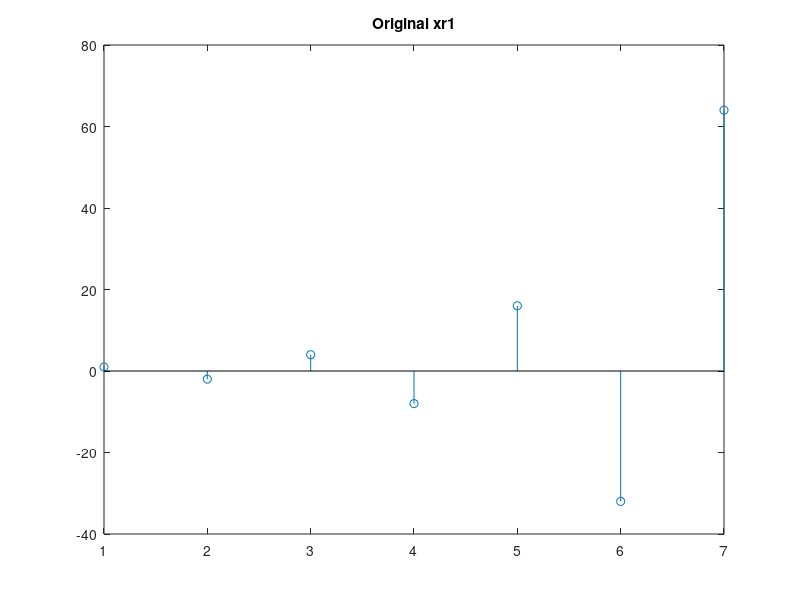
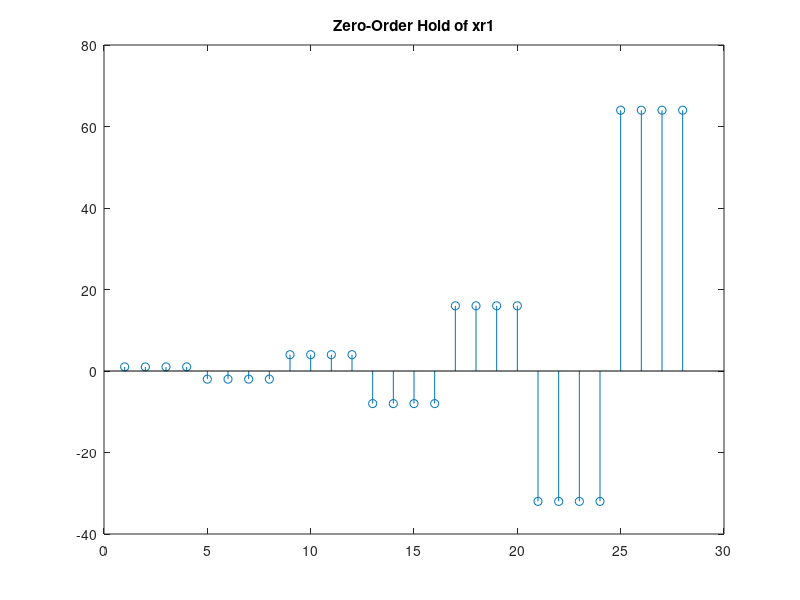

MATLAB code for these plots, in order: (Note: this script raises an error after producing the figures.)
clc;clear;close all;
%% *3 -- LAB EXERCISES: Sampling, Aliasing and Reconstruction*

%% 3.1 Down-Sampling

%%
% 
% * (a) When you downsample the lighthouse image by a factor of 2, aliasing appears visually as distortions or artifacts that were not present in the original image. These distortions can be seen as repeated patterns or moiré effects in areas where there are fine details or high-frequency components. In the lighthouse image, the areas that show aliasing effects most dramatically are those with high spatial frequencies, such as the fence in the foreground or the bricks in the lighthouse structure. The fence, in particular, experiences a strong moiré effect, with the parallel lines appearing to merge and form new patterns in the downsampled image.
% * (b) The aliasing in the lighthouse image can be explained by considering the frequency domain. The fence, for example, provides a spatial chirp where the spatial frequency increases from left to right. As we move towards the right side of the image, the spatial frequency of the fence approaches or exceeds the Nyquist frequency (half the sampling rate). According to the Sampling Theorem, a continuous signal can be accurately reconstructed from its samples if the sampling rate is at least twice the highest frequency present in the signal. When the spatial frequency of the features in the image exceeds the Nyquist frequency, aliasing occurs due to undersampling.
% By examining the fence, we can estimate the frequency of the features that are being aliased. If we count the number of fence posts in a small region of the image and divide by the width of that region in pixels, we can obtain an approximate value for the spatial frequency in cycles per pixel. This value can be compared to the Nyquist frequency to understand if the Sampling Theorem is being violated, resulting in aliasing. Zooming in on a small region of both the original and downsampled images can help visualize the aliasing effects and better understand the relationship between spatial frequency and the Sampling Theorem.

%% 3.2 Reconstruction of Images
% *Part (a)*

xr1 = (-2).^(0:6);
L = length(xr1);
nn = ceil((0.999:1:4*L)/4);% repeat each index four times
xr1hold = xr1(nn); % Apply zero-order hold

% Plot the original xr1 vector
figure;
stem(xr1);
title('Original xr1');

% Plot the zero-order hold version of xr1
figure;
stem(xr1hold);
title('Zero-Order Hold of xr1');

%%
% 
% *Part (b)*
% 


% Load the image
ww = load('lighthouse.mat');
xx = ww.xx;

% Down-sample by a factor of 3
p = 3;
xx3 = xx(1:p:end, 1:p:end);

%%
% 
% Now, we need to apply zero-order hold to all rows of the
% down-sampled image xx3 with an interpolation factor of 3. We will use the
% same method as in part (a) but apply it to each row of the image.
% 

%%
% 
% First, we create the indexing vector for zero-order hold with an interpolation
% factor of 3
% 

rows = size(xx3, 1);
cols = size(xx3, 2);

nn_rows = ceil((0.999:1:3*rows)/3);
nn_cols = ceil((0.999:1:3*cols)/3);

% Apply zero-order hold to all rows of the down-sampled image
xholdrows = xx3(nn_rows, :);

%%
% 
% Now, we will display the down-sampled image xx3 and the zero-order hold
% version xholdrows to compare their sizes and content.
% 

% Display the down-sampled image
figure;
xx3_resized = imresize(xx3, size(xx));
show_img(xx3_resized, 1, 1);
title('Down-sampled Image by a factor of 3');

% Display the zero-order hold version of the down-sampled image
xholdrows_resized = imresize(xholdrows, size(xx));

figure;
show_img(xholdrows_resized, 2, 1);
title('Zero-Order Hold (only on rows) of Down-sampled Image by a factor of 3');

%%
% 
% *Part (c)*
% Apply zero-order hold to all columns of the down-sampled and row-zeroholded image
% 


xhold = xholdrows(:, nn_cols);
figure;
show_img(xhold, 3, 1);
title('Zero-Order Hold of Down-sampled Image by a factor of 3');


%%
% 
% *Part (d)*
% 
% To find the interpolation factor when converting `xr1` to `xr1linear`, we need to look at the ratio of the number of points in the interpolated signal `xr1linear` to the number of points in the original signal `xr1`.
% The original signal `xr1` has 7 points (0 to 6), and the interpolated signal `xr1linear` has points from 0 to 6 with a step size of 0.1. Therefore, `xr1linear` has 61 points (0, 0.1, 0.2, ..., 6).
% 
% The interpolation factor is calculated as:
% 
% $Interpolation factor = Length of xr1linear / Length of xr1$
%
% In this case:
% 
% $Interpolation factor = 61 / 7 = 8.7143$
% 
% So, the interpolation factor when converting `xr1` to `xr1linear` is approximately 8.71.
% 



%%
% 
% *Part (e)*
% 
% 
% To perform linear interpolation on both the rows and columns of the down-sampled image `xx3`, we will use the `interp1` function twice. First, we will interpolate the rows, then the columns. The resulting image will be called `xxlinear`.
% Here's the code:
% 

% Perform linear interpolation on rows
xx3_rows = interp1(1:size(xx3, 1), xx3, linspace(1, size(xx3, 1), size(xx, 1)));

% Perform linear interpolation on columns
xxlinear = interp1(1:size(xx3_rows, 2), xx3_rows', linspace(1, size(xx3_rows, 2), size(xx, 2)))';

% Display the resulting image
figure;
show_img(xxlinear, 7, 1);
title('Linearly Interpolated Image');

%%
% 
% The code above first interpolates the rows of the down-sampled image `xx3` 
% using `interp1` and stores the result in `xx3_rows`. Then, it interpolates
% the columns of `xx3_rows` using `interp1` on the transposed matrix and stores
% the result in `xxlinear`. Finally, it displays the linearly interpolated image `xxlinear`.
% 

%%
% 
% *Part (f)*
% 
% 
% Visually, the reconstructed image appears to be smoother than the downsampled 
% image. However, when compared to the original image, we can observe some
% blurriness and loss of sharpness in the reconstructed image. Some of the 
% details in the original image may also be lost in the reconstruction process.
% The reconstruction process does not remove the aliasing effects completely. 
% Although the reconstructed image appears smoother than the downsampled image, 
% we can still see some aliasing effects in the image, especially in areas with 
% high frequency content. Zooming in on specific regions may reveal more details 
% about the aliasing effects.




%%
% 
% *Part (g)*
% 
% In order to compare the quality of the linear interpolation result to the 
% zero-order hold result, we can analyze regions of the images with different 
% local frequency content. In general, regions with high frequency content 
% (such as edges) are more challenging to interpolate accurately, while regions 
% with low frequency content (such as smooth backgrounds) can be reconstructed more easily.
% 
% 
% Looking at the lighthouse image, we can see that the edges of the image 
% (such as the boundary between the sky and sea, or the fence posts) contain 
% high frequency content, while the smoother regions (such as the sky or the water) 
% contain low frequency content.
% 
% 
% In the zero-order hold interpolation, we are essentially replicating the 
% nearest neighbor value to fill in the missing pixels. This can lead to blocky 
% artifacts in regions with high frequency content, as the replication of the 
% nearest value does not accurately capture the shape of the original signal. 
% This can be seen in the downsampled image and the zero-order hold reconstruction, 
% particularly in the fence posts where there are noticeable blocky artifacts.
% On the other hand, linear interpolation attempts to estimate the value of the 
% missing pixels based on the surrounding pixels, and can result in smoother and 
% more accurate reconstructions. However, in regions with high frequency content, 
% the linear interpolation may introduce artifacts due to the difficulty in accurately 
% estimating the signal's shape.
% 
% 
% We can see the differences in the quality of the two interpolations by comparing the 
% reconstructed images to the original lighthouse image. In general, the linear 
% interpolation produces a smoother and more visually appealing reconstruction 
% compared to the zero-order hold interpolation. However, there are still noticeable 
% artifacts in regions with high frequency content, particularly along edges such as 
% the fence posts.
% 
% 
% It is also worth noting that the zooming feature in MATLAB can introduce its
% own interpolation, likely a zero-order hold, which may affect the quality of 
% the image when looking at small patches. Therefore, it is important to be mindful 
% of this when using the zooming feature to analyze the reconstructed images.












